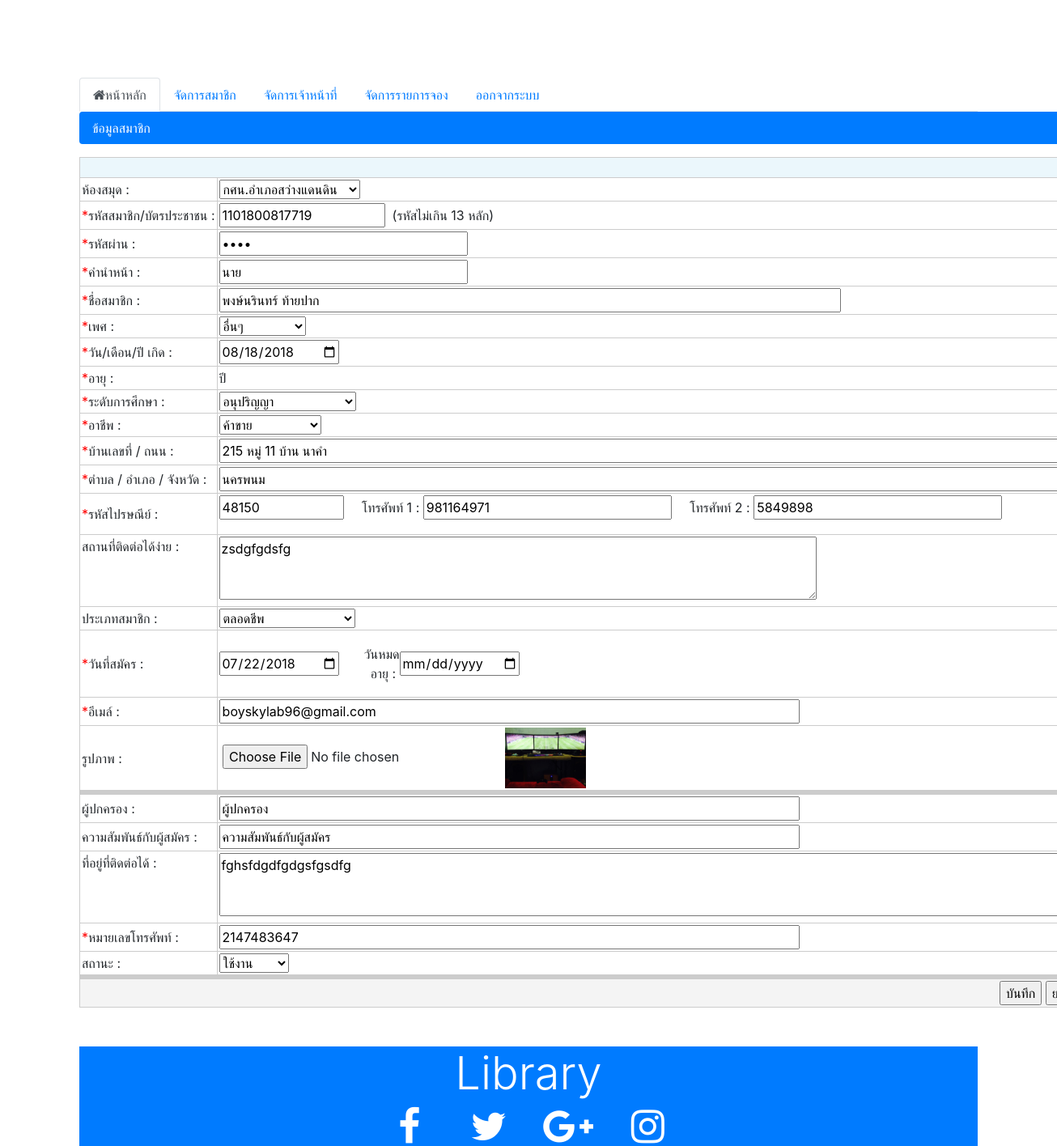
Screenshot of /Admin/aUpdate.php?member_id=4 (signed in) with the database file from the repository.
### tables this page shows
CREATE TABLE `member` (
  `member_id` int(11) NOT NULL,
  `member_Library` varchar(50) NOT NULL,
  `member_user` varchar(50) NOT NULL,
  `member_Password` int(50) NOT NULL,
  `member_Prefix` varchar(10) NOT NULL,
  `member_Name` varchar(50) NOT NULL,
  `member_sex` varchar(10) NOT NULL,
  `member_Birth` date NOT NULL,
  `member_Age` int(11) NOT NULL,
  `member_Education` varchar(50) NOT NULL,
  `member_career` varchar(100) NOT NULL,
  `member_HouseNumber` varchar(200) NOT NULL,
  `member_province` varchar(255) NOT NULL,
  `member_Zip` int(10) NOT NULL,
  `member_Phone1` int(10) NOT NULL,
  `member_Phone2` int(10) NOT NULL,
  `member_EasyContact` varchar(200) NOT NULL,
  `member_MembershipType` varchar(50) NOT NULL,
  `member_Registration` date NOT NULL,
  `member_ExpiredDate` date NOT NULL,
  `member_Email` varchar(100) NOT NULL,
  `member_Image` varchar(100) NOT NULL,
  `member_Parent` varchar(100) NOT NULL,
  `member_Relationship` varchar(100) NOT NULL,
  `member_Contact` varchar(200) NOT NULL,
  `member_Telephone` int(10) NOT NULL,
  `member_Status` enum('สมาชิกใหม่','ใช้งาน','ไม่ใช้งาน') NOT NULL DEFAULT 'สมาชิกใหม่'
);

### Admin/aUpdate.php (the view, shortened to what this page needs)
<?php require_once('../Connections/condb.php'); ?>
<?php
if (!function_exists("GetSQLValueString")) {
function GetSQLValueString($theValue, $theType, $theDefinedValue = "", $theNotDefinedValue = "")
{
  $theValue = function_exists("mysql_real_escape_string") ? mysql_real_escape_string($theValue) : mysql_escape_string($theValue);
  switch ($theType) {
    case "long":
    case "int":
      $theValue = ($theValue != "") ? intval($theValue) : "NULL";
      break;
  }
  return $theValue;
}
}
$colname_Member = "-1";
if (isset($_GET['member_id'])) {
  $colname_Member = $_GET['member_id'];
}
$query_Member = sprintf("SELECT * FROM member WHERE member_id = %s", GetSQLValueString($colname_Member, "int"));
$Member = mysql_query($query_Member, $condb) or die(mysql_error());
$row_Member = mysql_fetch_assoc($Member);
?>
<!DOCTYPE html>
<html>
<head>
   <?php
    include("includes/head.inc.php");
   ?>
</head>
<body>
  <div class="container">
    <?php
    include("includes/slideshow.inc.php");
   ?>
  </div>
    <div class="container">
      <div class="row">
        <div class="col-md-12">
           <?php
              include("includes/menu.inc.php");
           ?>
        </div>
      </div>
      <div class="row">
        <div class="col-md-12">
          <ul class="nav nav-pills flex-column">
            <li class="nav-item">
              <p class="active nav-link">ข้อมูลสมาชิก</p>
            </li>
<form method="post" action="/Libraty_1/Admin/aUpdate_Update.php" name="forminput" enctype="multipart/form-data">
<table width="98%" border="1" cellspacing="0" cellpadding="2" class="fix_text" bordercolor="#CCCCCC" align="center">
<tbody><tr bordercolor="#EBF7FC" bgcolor="#EBF7FC" class="topic_text">
<td height="25" colspan="2">
</tr>
<tr>
  <td width="15%" valign="middle" nowrap="" bordercolor="#FFFFFF">ห้องสมุด : </td>
  <td bordercolor="#FFFFFF"><select name="member_Library" class="combo_input" id="member_Library">
    <option value="<?php echo $row_Member['member_Library']; ?>"><?php echo $row_Member['member_Library']; ?></option>
  </select>
   </td>
</tr>
<tr>
  <td width="15%" valign="middle" nowrap="" bordercolor="#FFFFFF"><span style="color: #FF0000FF">*</span>รหัสสมาชิก/บัตรประชาชน : </td>
  <td bordercolor="#FFFFFF">
<input name="member_user" type="text" class="textfield_input" id="member_user" value="<?php echo $row_Member['member_user']; ?>" size="15" maxlength="13">
&nbsp;(รหัสไม่เกิน 13 หลัก)
    </td>
</tr>
<tr>
  <td height="22" valign="middle" nowrap="" bordercolor="#FFFFFF"><span style="color: #FF0000FF">*</span>รหัสผ่าน : </td>
  <td bordercolor="#FFFFFF">
<input name="member_Password" type="password" class="textfield_input" id="member_Password" value="<?php echo $row_Member['member_Password']; ?>" size="25" maxlength="250">
</td>
</tr>
<tr>
  <td width="15%" valign="middle" nowrap="" bordercolor="#FFFFFF"><span style="color: #FF0000FF">*</span>คำนำหน้า : </td>
  <td bordercolor="#FFFFFF">
<input name="member_Prefix" type="text" class="textfield_input" id="member_Prefix" value="<?php echo $row_Member['member_Prefix']; ?>" size="25" maxlength="250">
  </td>
</tr>
<tr>
  <td width="15%" valign="middle" nowrap="" bordercolor="#FFFFFF"><span style="color: #FF0000FF">*</span>ชื่อสมาชิก : </td>
  <td bordercolor="#FFFFFF">
<input name="member_Name" type="text" class="textfield_input" id="member_Name" value="<?php echo $row_Member['member_Name']; ?>" size="70" maxlength="250">
 </td>
</tr>
<tr>
  <td width="15%" valign="middle" nowrap="" bordercolor="#FFFFFF"><span style="color: #FF0000FF">*</span>เพศ : </td>
  <td bordercolor="#FFFFFF">
	<select name="member_sex" class="combo_input" id="member_sex">
    <?php if (isset($row_Member['member_sex'])) { ?>
	  <option value="อื่นๆ" <?php if($row_Member["member_sex"] == 'อื่นๆ') {echo "selected";}?>>อื่นๆ</option>
  <?php }else{ ?>
      <option value="" selected="SELECTED">กรุณาระบุ เพศ</option>
  <?php } ?>
	</select>
</td>
</tr>
<tr>
  <td width="15%" valign="middle" nowrap="" bordercolor="#FFFFFF"><span style="color: #FF0000FF">*</span>วัน/เดือน/ปี เกิด : </td>
  <td bordercolor="#FFFFFF">
<input name="member_Birth" type="date" id="member_Birth" value="<?php echo $row_Member['member_Birth']; ?>">&nbsp;<a name="calFdate"></a><a href="#calBdate" onclick="javascript:NewCal('Bdate','ddmmyyyy')"></a>
  </td>
</tr>
<tr>
  <td width="15%" valign="middle" nowrap="" bordercolor="#FFFFFF"><span style="color: #FF0000FF">*</span>อายุ : </td>
  <td bordercolor="#FFFFFF">
	<div id="Div_Age"><input type="hidden" name="Age" value=""> ปี</div>
</td>
</tr>
<tr>
  <td width="15%" valign="middle" nowrap="" bordercolor="#FFFFFF"><span style="color: #FF0000FF">*</span>ระดับการศึกษา : </td>
  <td bordercolor="#FFFFFF">
	<select name="member_Education" class="combo_input" id="member_Education">
    <?php if (isset($row_Member['member_Education'])) {
    ?>
    <option value="อนุปริญญา" <?php if($row_Member["member_Education"] == 'อนุปริญญา') {echo "selected";}?>>อนุปริญญา</option>
    <?php }else{ ?>
   <option value="" selected>กรุณาระบุ ระดับการศึกษา</option>
    <?php } ?>
	</select>
  </td>
  </tr>
<tr>
  <td width="15%" valign="middle" nowrap="" bordercolor="#FFFFFF"><span style="color: #FF0000FF">*</span>อาชีพ : </td>
  <td bordercolor="#FFFFFF">
	<select name="member_career" class="combo_input" id="member_career">
    <?php if (isset($row_Member['member_Education'])) { ?>
	  <option value="ค้าขาย" <?php if($row_Member["member_career"] == 'ค้าขาย') {echo "selected";}?>>ค้าขาย</option>
    <?php }else{ ?>
        <option value="" selected="SELECTED">กรุณาระบุ อาชีพ</option>
      <?php } ?>
	</select>
</td>
</tr>
<tr>
  <td width="15%" valign="middle" nowrap="" bordercolor="#FFFFFF"><span style="color: #FF0000FF">*</span>บ้านเลขที่ / ถนน : </td>
  <td bordercolor="#FFFFFF">
<input name="member_HouseNumber" type="text" class="textfield_input" id="member_HouseNumber" value="<?php echo $row_Member['member_HouseNumber']; ?>" size="100" maxlength="250">
</td>
</tr>
<tr>
  <td width="15%" valign="middle" nowrap="" bordercolor="#FFFFFF"><span style="color: #FF0000FF">*</span>ตำบล / อำเภอ / จังหวัด : </td>
  <td bordercolor="#FFFFFF">
<input name="member_province" type="text" class="textfield_input" id="member_province" value="<?php echo $row_Member['member_province']; ?>" size="100" maxlength="250">
</td>
</tr>
<tr>
  <td width="15%" valign="middle" nowrap="" bordercolor="#FFFFFF"><span style="color: #FF0000FF">*</span>รหัสไปรษณีย์ : </td>
  <td bordercolor="#FFFFFF">
    <p>
  <input name="member_Zip" type="text" class="textfield_input" id="member_Zip" value="<?php echo $row_Member['member_Zip']; ?>" size="10" maxlength="5">
  &nbsp;&nbsp;&nbsp;&nbsp;โทรศัพท์ 1 :
  <input name="member_Phone1" type="text" class="textfield_input" id="member_Phone1" value="<?php echo $row_Member['member_Phone1']; ?>" size="25" maxlength="50">
      &nbsp;&nbsp;&nbsp;&nbsp;โทรศัพท์ 2 :
      <input name="Telemember_Phone2" type="text" class="textfield_input" id="Telemember_Phone2" value="<?php echo $row_Member['member_Phone2']; ?>" size="25" maxlength="50">
    </p>
  </td>
</tr>
<tr>
  <td width="15%" valign="top" nowrap="" bordercolor="#FFFFFF">สถานที่ติดต่อได้ง่าย : </td>
  <td bordercolor="#FFFFFF">
<textarea name="member_EasyContact" cols="70" rows="3" class="textarea_input" id="member_EasyContact"><?php echo $row_Member['member_EasyContact']; ?></textarea>
</td>
</tr>
<tr>
  <td width="15%" valign="middle" nowrap="" bordercolor="#FFFFFF">ประเภทสมาชิก : </td>
  <td bordercolor="#FFFFFF">
		<select name="member_MembershipType" class="combo_input" id="member_MembershipType" onchange="xajax_Hide_Expire_Date(document.forminput.Type[document.forminput.Type.selectedIndex].value);">
      <?php if (isset($row_Member['member_MembershipType'])) {
     ?>
		  <option value="ตลอดชีพ" <?php if($row_Member["member_MembershipType"] == 'ตลอดชีพ') {echo "selected";}?>>ตลอดชีพ </option>
    <?php }else{ ?>
            <option value="" selected="SELECTED">กรุณาระบุ ประเภทสมาชิก</option>
      <?php } ?>
        </select>
  </td>
</tr>
<tr>
  <td width="15%" valign="middle" nowrap="" bordercolor="#FFFFFF"><span style="color: #FF0000FF">*</span>วันที่สมัคร : </td>
  <td bordercolor="#FFFFFF">
  			<table width="100%" cellpadding="0" cellspacing="0" border="0" class="fix_text">
  			<tbody><tr><td width="100"><label for="member_Registration"></label>
  			      <input name="member_Registration" type="date" id="member_Registration" value="<?php echo $row_Member['member_Registration']; ?>">
  			      &nbsp;<a name="calSdate"></a><a href="#calSdate" onclick="javascript:NewCal('Sdate','YYYY-MM-DD')"></a>  					</td>
  					<td width="75" align="right">
  					<div id="Div_Expire_Banner">วันหมดอายุ&nbsp;:&nbsp;</div>
					</td>
					<td width="100">
					<div id="Div_Expire_Date">
					  <input name="member_ExpiredDate" type="date" id="member_ExpiredDate" value="<?php echo $row_Member['member_ExpiredDate']; ?>">
          </div>
					</td><td>&nbsp;</td>
				</tr>
				</tbody></table>
  </td>
</tr>
        <tr>
          <td width="15%" valign="middle" nowrap="" bordercolor="#FFFFFF"><span style="color: #FF0000FF">*</span>อีเมล์ : </td>
          <td bordercolor="#FFFFFF">
        <input name="member_E-mail" type="text" class="textfield_input" id="member_E-mail" value="<?php echo $row_Member['member_Email']; ?>" size="65" maxlength="250">
         </td>
        </tr>
        <tr>
          <td valign="middle" nowrap="" bordercolor="#FFFFFF">รูปภาพ : </td>
          <td bordercolor="#FFFFFF"><label for="member_Image"></label>
            <input name="member_Image" type="file" id="member_Image" size="50">
            <img src="../img/<?php echo $row_Member['member_Image']; ?>" width="100"></td>
        </tr>
        <tr>
          <td colspan="2" valign="middle" nowrap="" bordercolor="#CCCCCC" bgcolor="#CCCCCC" height="3"></td>
          </tr>
        <tr>
          <td valign="middle" nowrap="" bordercolor="#FFFFFF">ผู้ปกครอง : </td>
          <td bordercolor="#FFFFFF">
        <input name="member_Parent" type="text" class="textfield_input" id="member_Parent" value="<?php echo $row_Member['member_Parent']; ?>" size="65" maxlength="250">
        </td>
        </tr>
        <tr>
          <td valign="middle" nowrap="" bordercolor="#FFFFFF">ความสัมพันธ์กับผู้สมัคร : </td>
          <td bordercolor="#FFFFFF">
        <input name="member_Relationship" type="text" class="textfield_input" id="member_Relationship" value="<?php echo $row_Member['member_Relationship']; ?>" size="65" maxlength="250">
        </td>
        </tr>
        <tr>
          <td valign="top" nowrap="" bordercolor="#FFFFFF">ที่อยู่ที่ติดต่อได้ : </td>
          <td bordercolor="#FFFFFF">
        <textarea name="member_Contact" cols="100" rows="3" class="textarea_input" id="member_Contact"><?php echo $row_Member['member_Contact']; ?></textarea>
        </td>
        </tr>
        <tr>
          <td valign="middle" nowrap="" bordercolor="#FFFFFF"><span style="color: #FF0000FF">*</span>หมายเลขโทรศัพท์ : </td>
          <td bordercolor="#FFFFFF">
        <input name="member_Telephone" type="text" class="textfield_input" id="member_Telephone" value="<?php echo $row_Member['member_Telephone']; ?>" size="65" maxlength="250">
        </td>
        </tr>
        <tr>
          <td width="15%" valign="middle" nowrap="" bordercolor="#FFFFFF">สถานะ : </td>
          <td bordercolor="#FFFFFF">
          <select name="member_Status" class="combo_input" id="member_Status">
            <?php if (isset($row_Member['member_Status'])) {
          ?>
            <option value="ใช้งาน" <?php if($row_Member["member_Status"] == 'ใช้งาน') {echo "selected";}?>>ใช้งาน</option>
           <?php }else{ ?>
            <option value="" selected>ระบุ</option>
          <?php } ?>
          </select>
          </td>
        </tr>
        <tr>
        <td bgcolor="#CCCCCC" colspan="2" height="3" bordercolor="#CCCCCC"></td>
        </tr>
        <tr align="right" bordercolor="#F4F4F4" bgcolor="#F4F4F4">
        <td colspan="2">
        <input type="submit" name="Submit" value="บันทึก" class="button_standard" onclick="return  Valid_Manage_Member();">
        <input type="reset" name="Submit" value="ยกเลิก" class="button_standard_cancle">
        </td>
        </tr>
        </tbody>
        </table>
        </form>
</div>
</div>
</div>
<br>
<br>
            <?php
              include("includes/footer.inc.php");
            ?>
</body>
</html>

### rows the page displays
member: member_Library "กศน.อำเภอสว่างแดนดิน", member_user "1101800817719", member_Prefix "นาย", member_Name "พงษ์นรินทร์ ท้ายปาก", member_sex "อื่นๆ", member_Birth "08/18/2018", member_Education "อนุปริญญา", member_career "ค้าขาย", member_HouseNumber "215 หมู่ 11 บ้าน นาคำ", member_province "นครพนม", member_Zip "48150", member_Phone1 "981164971", Telemember_Phone2 "5849898", member_EasyContact "zsdgfgdsfg", member_MembershipType "ตลอดชีพ", member_Registration "07/22/2018", member_E-mail "boyskylab96@gmail.com", member_Image (picture), member_Parent "ผู้ปกครอง", member_Relationship "ความสัมพันธ์กับผู้สมัคร", member_Contact "fghsfdgdfgdgsfgsdfg", member_Telephone "2147483647", member_Status "ใช้งาน"
